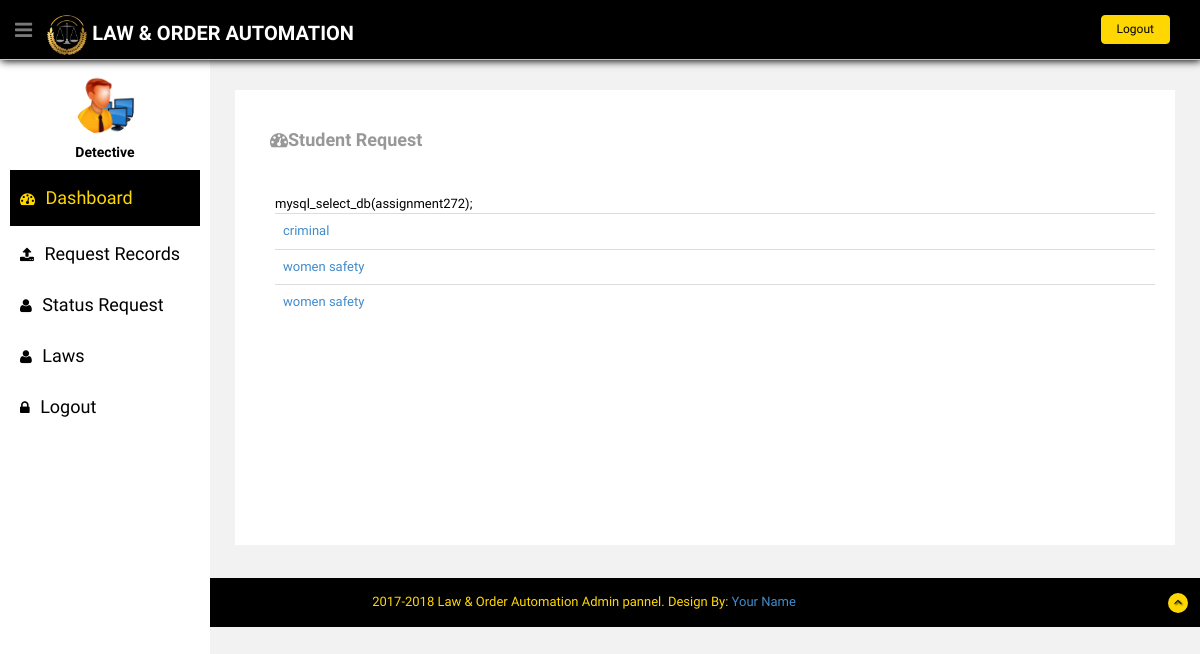
The app's page /Detective/ViewLaw.php with its own data.
### tables this page shows
CREATE TABLE IF NOT EXISTS `laws_table` (
  `Lawid` int(10) NOT NULL AUTO_INCREMENT,
  `LawType` varchar(20) NOT NULL,
  `Source` varchar(250) NOT NULL,
  PRIMARY KEY (`Lawid`)
);

### Detective/ViewLaw.php (the view)
<?php
require "header.php";
	require "menu.php";
	?>
      <section id="main-content">
          <section class="wrapper">
            <div class="row mt">
                        <div class="border-head">
                            <h3><i class="fa fa-dashboard"></i>Student Request</h3>
                        </div>
                        <div class="custom-bar-chart">
 <div class="table-responsive">
                  <table class="table table-hover" id="dev-table"><?php
include "db1.php";
$order="SELECT * FROM laws_table";
 $result =$conn->query($order);
 while($row=$result->fetch_assoc())
 {
	echo("<td><a href='$row[Source]'>$row[LawType]</a></td></tr>");
 }
?>
</table>
</div>
 </div>
  					</div>
					</section>
      </section>
      <br>
	<?php require 'footer.php';
?>

### Detective/assets/css/style.css (style rules this page uses)
body { color: #797979; background: #f2f2f2; font-family: 'Ruda', sans-serif; padding: 0px !important; margin: 0px !important; font-size:13px; }
a, a:hover, a:focus { text-decoration: none; outline: none; }
.mt { margin-top: 30px; background-color: white; padding: 20px; margin-left: 10px; margin-right: 10px; color: black; }
#main-content { margin-left: 210px; }
.wrapper { display: inline-block; margin-top: 60px; padding-left: 15px; padding-right: 15px; padding-bottom: 15px; padding-top: 0px; width: 100%; }
.border-head h3 { margin-top: 20px; margin-bottom: 20px; margin-left: 15px; padding-bottom: 5px; font-weight: normal; font-size: 18px; display: inline-block; width: 100%; font-weight: 700; color: #989898; }
.custom-bar-chart { height: 290px; margin-top: 20px; margin-left: 20px; position: relative; border-bottom: 0px solid #c9cdd7; }

### Detective/assets/css/style-responsive.css (style rules this page uses)
@media (min-width: 980px) { .custom-bar-chart { margin-bottom: 40px; } }

### records on screen
laws_table: LawType "criminal"
laws_table: LawType "women safety"
laws_table: LawType "women safety"
